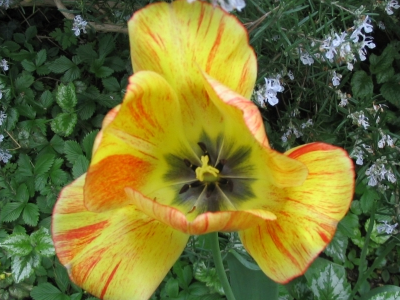
#> input picture Inteligencia Artificial 2/images/flower.bmp, 400 x 300 px
$ python MaquinaDeSoporteVectorial.py
#> lines starting #> are read from the running program, lines starting #| are printed output that depends on the picture
### Código base #################################################
from mpl_toolkits.mplot3d import Axes3D
import matplotlib.pyplot as plt
from PIL import Image
import numpy
import sklearn.linear_model
import sklearn.svm

image = 'flower.bmp'

## Leer las imágenes
Img = Image.open('images/'+image)
#> Img is the input picture: PIL image 400x300 RGB; mean R, G, B 114.1, 113.8, 52
Img_marcas = Image.open('bordes_mr/'+image)
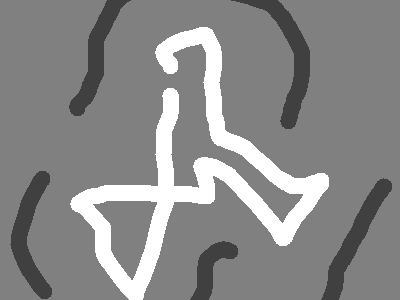
#> input picture Inteligencia Artificial 2/bordes_mr/flower.bmp, 400 x 300 px
#> Img_marcas is the input picture: PIL image 400x300 L; min 64, max 255, mean 138.4
#Img.show()
#Img_marcas.show()
Img = numpy.array(Img)
Img_marcas = numpy.array(Img_marcas)

## Vectorizar las imágenes
nrows,ncols,nch = Img.shape
#> nrows = 300; ncols = 400; nch = 3
Ximg = numpy.reshape(Img,(nrows*ncols,nch))
Ximgm = numpy.reshape(Img_marcas,(nrows*ncols))
print(numpy.unique(Ximgm))
#| [ 64 128 255]

## Graficar
fig = plt.figure()
ax = fig.add_subplot(111, projection='3d')
ax.scatter(Ximg[Ximgm==64,0], Ximg[Ximgm==64,1], Ximg[Ximgm==64,2], c='r', marker='*')
ax.scatter(Ximg[Ximgm==255,0],Ximg[Ximgm==255,1], Ximg[Ximgm==255,2], c='b', marker='o')
ax.set_xlabel('R')
ax.set_ylabel('G')
ax.set_zlabel('B')
plt.show()
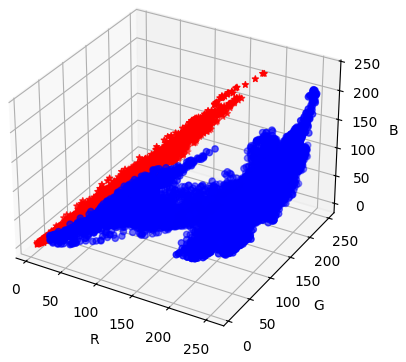
#> figure drawn by matplotlib, 1 panel

#Datos de entrenamiento
Xobj = Ximg[Ximgm==255,:]
Xfon = Ximg[Ximgm==64,:]
XX = numpy.concatenate((Xobj,Xfon))
Y = numpy.concatenate((numpy.ones(len(Xobj))*255,numpy.ones(len(Xfon))*64))

##Regresion Logistica
#> (the run stopped early here; a loop or call above may not have finished)
